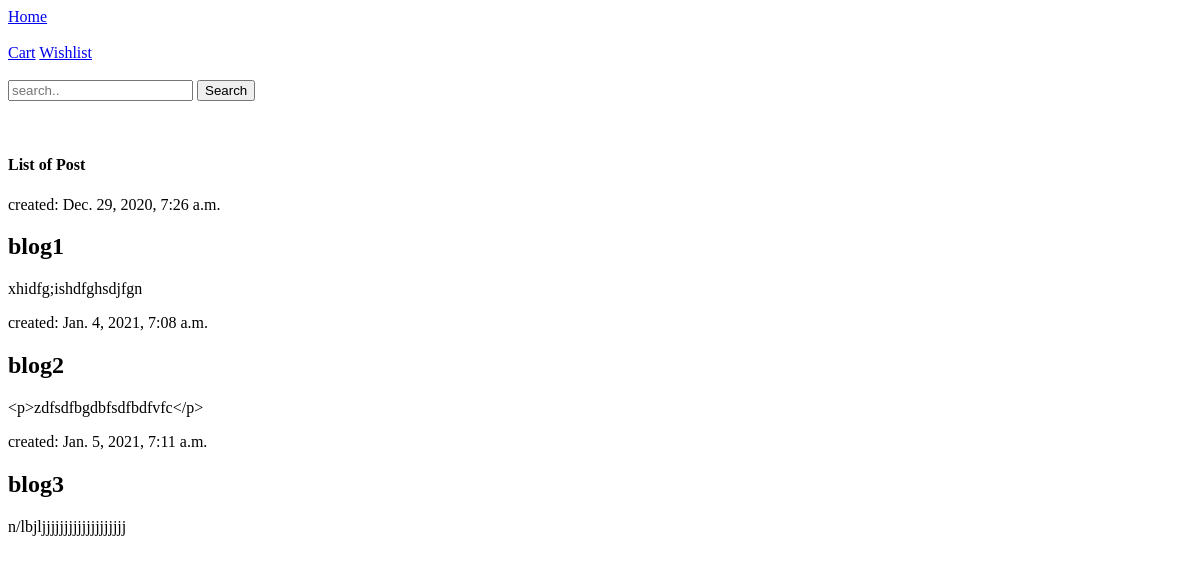
The app's page /post_list/, older data.
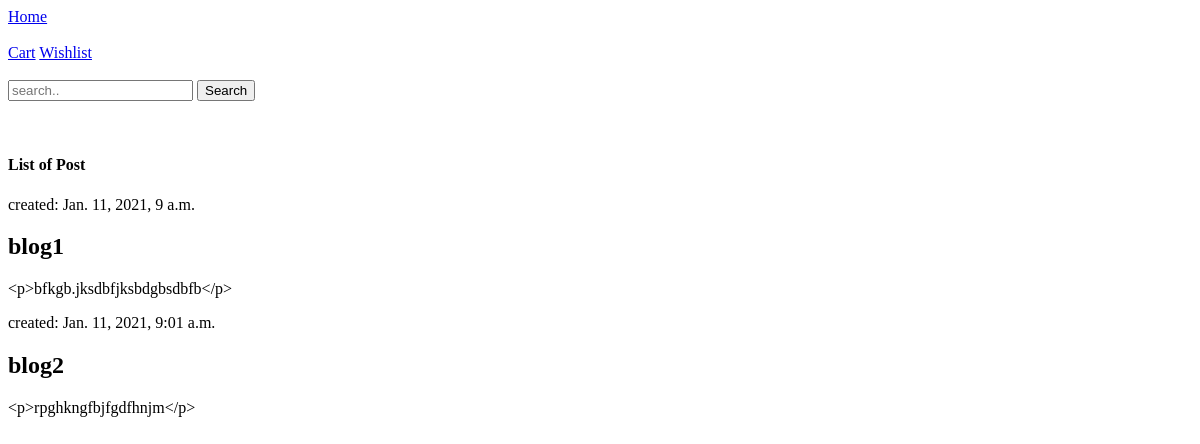
The same page, newer data.
### blog/models.py (models this page shows, shortened)
class Post(models.Model):
    objects = None
    STATUS_CHOICES = [
        ('d', 'Draft'),
        ('p', 'Published'),
        ('w', 'Withdrawn'),
    ]
    id = models.AutoField(primary_key=True)
    author = models.ForeignKey(User, on_delete=models.CASCADE)
    title = models.CharField(max_length=200)
    text = RichTextField(blank=True)
    created_date = models.DateTimeField(default=timezone.now)
    status = models.CharField(max_length=1, choices=STATUS_CHOICES, default='')

### blog/views.py (the view)
# urls.py: path('post_list/', views.post_list, name='post_list'),
def post_list(request):
    posts = Post.objects.filter(created_date__lte=timezone.now()).order_by('created_date')
    return render(request, 'post_list.html', {'posts': posts})

### blog/templates/post_list.html
{% extends 'base.html' %}
{% block content %}
        <h4>List of Post</h4>
            {% for post in posts %}
                <div class="post">
                    <div class="date">
                         <p>created: {{ post.created_date }}</p>
                    </div>
                        <h2>{{ post.title }}</h2>
                        <p>{{ post.text|linebreaksbr }}</p>
                </div>
            {% endfor %}
{% endblock %}

### blog/templates/base.html (shortened to what this page needs)
<html>
    <head>
    </head>
    <body>
    <nav class="mb-3">
         <a href="{% url 'home' %}">Home</a>
        <br>
                <br>
        <a href="{% url 'cart_view' %}">Cart</a>
         <a href="{% url 'wishlist_view' %}">Wishlist</a>
        <br>
        <br>
        <div class="search-box">
                <form method="GET" action="{% url 'search' %}">
                          <input class="input-text" placeholder="search.." type="text" name="query" id="query">
                          <button class="search-btn">Search</button>
                          </form>
                        </div>
</nav>
    <br>
           {% block content %}
            {% endblock %}
    </body>
</html>

Row changes from the older to the newer data that the page shows:
removed Post: created_date "Jan. 5, 2021, 7:11 a.m.", title "blog3", text "n/lbjljjjjjjjjjjjjjjjjjjj"
changed Post "blog1": created_date "Dec. 29, 2020, 7:26 a.m." → "Jan. 11, 2021, 9 a.m."; text "xhidfg;ishdfghsdjfgn" → "<p>bfkgb.jksdbfjksbdgbsdbfb</p>"
changed Post "blog2": created_date "Jan. 4, 2021, 7:08 a.m." → "Jan. 11, 2021, 9:01 a.m."; text "<p>zdfsdfbgdbfsdfbdfvfc</p>" → "<p>rpghkngfbjfgdfhnjm</p>"
